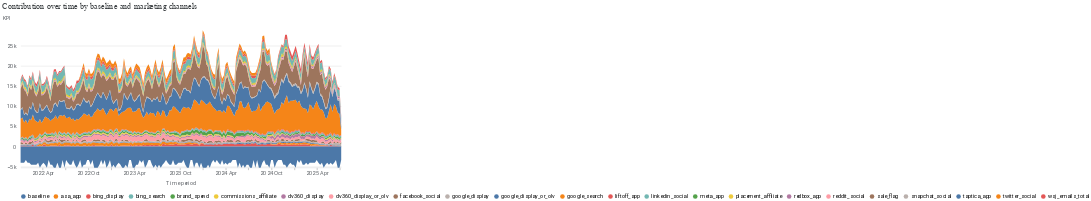

The cell this chart's notebook holds for it:
### Code cell
media_summary.plot_channel_contribution_area_chart()

### Figure 1 — Vega-Lite specification as saved in the notebook (floating-point values rounded to 4 significant figures; data arrays with more than 128 entries replaced by an {"elided": "..."} marker saying what was removed)
{"config": {"view": {"continuousWidth": 300, "continuousHeight": 300, "strokeOpacity": 0}, "axis": {"labelColor": "#5F6368", "labelFont": "Roboto", "labelFontSize": 12, "titleColor": "#5F6368", "titleFont": "Roboto", "titleFontSize": 12, "titleFontWeight": "normal", "titlePadding": 10}}, "data": {"name": "data-707b1ffeaf8f2d30791b28b9fb286b13"}, "mark": {"type": "area"}, "encoding": {"color": {"field": "channel", "legend": {"labelFont": "Roboto", "labelFontSize": 12, "orient": "bottom", "title": null}, "scale": {"domain": ["baseline", "asa_app", "bing_display", "bing_search", "brand_spend", "commissions_affiliate", "dv360_display", "dv360_display_or_olv", "facebook_social", "google_display", "google_display_or_olv", "google_search", "liftoff_app", "linkedin_social", "meta_app", "placement_affiliate", "redbox_app", "reddit_social", "sale_flag", "snapchat_social", "taptica_app", "twitter_social", "wsj_emails_total"]}, "sort": ["baseline", "asa_app", "bing_display", "bing_search", "brand_spend", "commissions_affiliate", "dv360_display", "dv360_display_or_olv", "facebook_social", "google_display", "google_display_or_olv", "google_search", "liftoff_app", "linkedin_social", "meta_app", "placement_affiliate", "redbox_app", "reddit_social", "sale_flag", "snapchat_social", "taptica_app", "twitter_social", "wsj_emails_total"], "type": "nominal"}, "order": {"field": "sort_channel", "sort": "descending", "type": "nominal"}, "tooltip": [{"field": "time", "format": "%Y-%m-%d", "type": "temporal"}, {"field": "channel", "type": "nominal"}, {"field": "incremental_outcome", "format": ",.2f", "type": "quantitative"}], "x": {"axis": {"domainColor": "#DADCE0", "format": "%Y %b", "grid": false, "tickCount": 8}, "field": "time", "title": "Time period", "type": "temporal"}, "y": {"axis": {"domain": false, "labelExpr": "replace(format(datum.value, '.3~s'), 'G', 'B')", "labelPadding": 10, "tickCount": 5, "ticks": false, "titleAlign": "left", "titleAngle": 0, "titleY": -20}, "field": "incremental_outcome", "scale": {"clamp": true, "domainMin": -5256.0}, "title": "KPI", "type": "quantitative"}}, "title": {"text": "Contribution over time by baseline and marketing channels", "anchor": "start", "color": "#3C4043", "font": "Google Sans Display", "fontSize": 18, "fontWeight": "normal", "offset": 10}, "transform": [{"calculate": "indexof(['asa_app', 'bing_display', 'bing_search', 'brand_spend', 'commissions_affiliate', 'dv360_display', 'dv360_display_or_olv', 'facebook_social', 'google_display', 'google_display_or_olv', 'google_search', 'liftoff_app', 'linkedin_social', 'meta_app', 'placement_affiliate', 'redbox_app', 'reddit_social', 'sale_flag', 'snapchat_social', 'taptica_app', 'twitter_social', 'wsj_emails_total', 'baseline'], datum.channel)", "as": "sort_channel"}], "width": 700, "$schema": "https://vega.github.io/schema/vega-lite/v5.20.1.json", "datasets": {"data-707b1ffeaf8f2d30791b28b9fb286b13": {"elided": "4232 records"}}}
